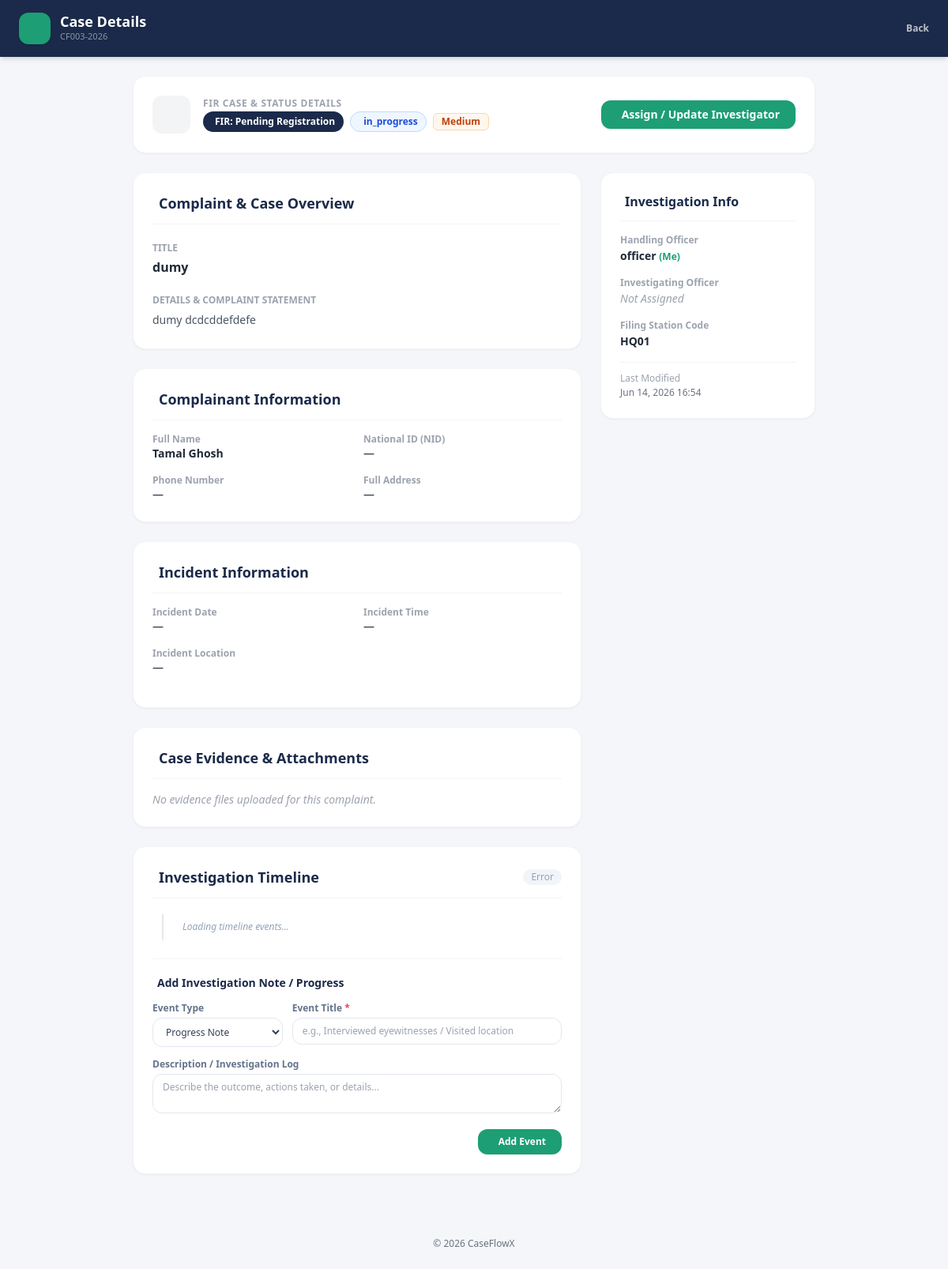
/case-details.php?id=3 (signed in), run on an earlier commit of the app's database.
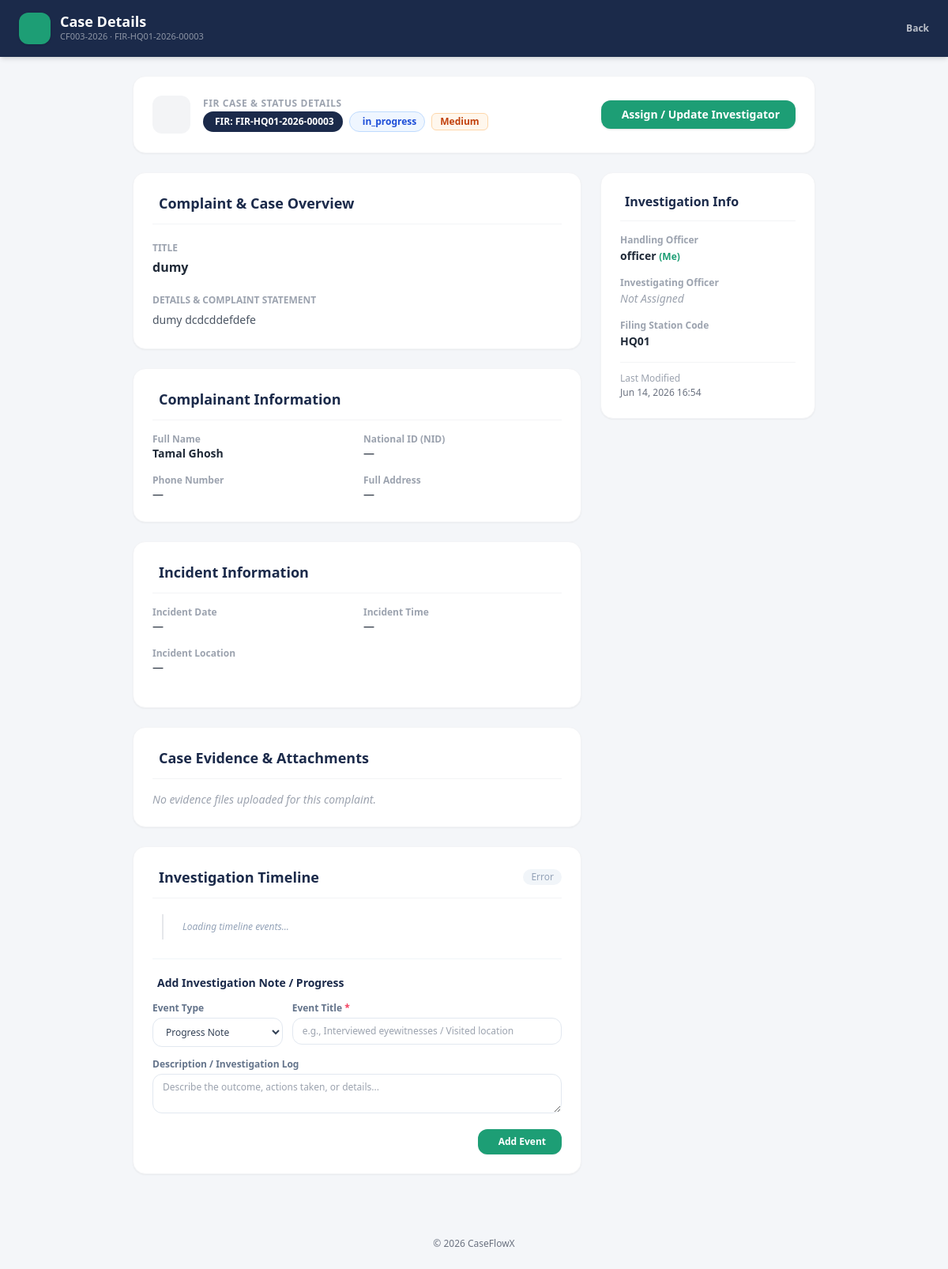
And on a later commit of the database.
### tables this page shows
CREATE TABLE cases (
            id              INTEGER PRIMARY KEY AUTOINCREMENT,
            citizen_id      INTEGER NOT NULL,
            case_number     TEXT    NOT NULL UNIQUE,
            title           TEXT    NOT NULL,
            description     TEXT    NOT NULL,
            status          TEXT    NOT NULL DEFAULT 'open' CHECK(status IN ('open','in_progress','resolved','closed')),
            priority        TEXT    NOT NULL DEFAULT 'low' CHECK(priority IN ('low','medium','high')),
            created_at      TEXT    NOT NULL DEFAULT (datetime('now')), fir_number TEXT, complainant_name TEXT, complainant_nid TEXT, complainant_phone TEXT, complainant_address TEXT, incident_date TEXT, incident_time TEXT, incident_location TEXT, incident_description TEXT, sections_applied TEXT, witness_details TEXT, officer_id INTEGER, station_code TEXT, investigating_officer TEXT, modified_by INTEGER, modified_at TEXT, investigator_id INTEGER,
            FOREIGN KEY (citizen_id) REFERENCES citizens(id) ON DELETE CASCADE
        );

### case-details.php (the view, shortened to what the changed rows need)
<?php
$db = get_db();
$caseId = isset($_GET['id']) ? (int)$_GET['id'] : 0;
try {
    $stmt = $db->prepare("
        SELECT c.*,
               COALESCE(o.full_name, u_off.full_name) as officer_name,
               COALESCE(ct.full_name, u_cit.full_name) as citizen_name,
               COALESCE(ct.phone, u_cit.phone) as citizen_phone,
               COALESCE(ct.email, u_cit.email) as citizen_email
        FROM cases c
        LEFT JOIN officers o ON c.officer_id = o.id
        LEFT JOIN citizens ct ON c.citizen_id = ct.id
        LEFT JOIN users u_cit ON c.citizen_id = u_cit.id
        LEFT JOIN users u_off ON c.officer_id = u_off.id
        WHERE c.id = ?
    ");
    $stmt->execute([$caseId]);
    $case = $stmt->fetch();
} catch (PDOException $e) {
    die("Database error: " . $e->getMessage());
}
?>
<!DOCTYPE html>
<html lang="en">
<head>
<link rel="stylesheet" href="https://cdn.jsdelivr.net/npm/@tabler/icons-webfont@3.19.0/dist/tabler-icons.min.css">
<script src="https://cdn.tailwindcss.com"></script>
</head>
<body class="bg-[#F4F6F9] min-h-screen flex flex-col justify-between">
  <div class="flex-grow">
<header class="bg-navy text-white shadow-md">
  <div class="max-w-7xl mx-auto px-6 py-4 flex flex-wrap items-center justify-between gap-4">
    <div class="flex items-center gap-3">
      <div>
        <h1 class="text-lg font-bold leading-none">Case Details</h1>
        <p class="text-[11px] text-white/50 mt-0.5"><?= htmlspecialchars($case['case_number']) ?> <?php if(!empty($case['fir_number'])) echo "· " . htmlspecialchars($case['fir_number']); ?></p>
      </div>
    </div>
  </div>
</header>
<main class="max-w-4xl mx-auto px-4 py-6">
  <div class="bg-white rounded-2xl shadow-sm border border-gray-100 p-6 mb-6 flex flex-wrap items-center justify-between gap-4">
    <div class="flex items-center gap-4">
      <div>
        <div class="flex flex-wrap items-center gap-2 mt-0.5">
          <span class="inline-flex items-center gap-1 px-2.5 py-1 rounded-full text-xs font-bold border bg-navy text-white border-navy/20">
            <i class="ti ti-file-text"></i> FIR: <?= htmlspecialchars($case['fir_number'] ?: 'Pending Registration') ?>
          </span>
          <?= statusBadge($case['status']) ?>
          <?= priorityBadge($case['priority']) ?>
        </div>
      </div>
    </div>
  </div>
  <div class="grid grid-cols-1 md:grid-cols-3 gap-6">
    <div class="md:col-span-2 space-y-6">
      <div class="bg-white rounded-2xl shadow-sm border border-gray-100 p-6">
        <h2 class="text-navy font-bold text-lg border-b border-gray-100 pb-3 mb-4 flex items-center gap-2">
          <i class="ti ti-file-description text-accent"></i> Complaint & Case Overview
        </h2>
        <div class="space-y-4">
          <div>
            <span class="text-xs font-semibold text-gray-400 uppercase">Title</span>
            <p class="text-gray-800 font-semibold text-base mt-0.5"><?= htmlspecialchars($case['title']) ?></p>
          </div>
          <div>
            <span class="text-xs font-semibold text-gray-400 uppercase">Details & Complaint Statement</span>
            <p class="text-gray-600 text-sm mt-1 whitespace-pre-line leading-relaxed"><?= htmlspecialchars($case['description']) ?></p>
          </div>
        </div>
      </div>
      <div class="bg-white rounded-2xl shadow-sm border border-gray-100 p-6">
        <h2 class="text-navy font-bold text-lg border-b border-gray-100 pb-3 mb-4 flex items-center gap-2">
          <i class="ti ti-user-circle text-accent"></i> Complainant Information
        </h2>
        <div class="grid grid-cols-1 sm:grid-cols-2 gap-4 text-sm">
          <div>
            <span class="text-xs text-gray-400 font-semibold block">National ID (NID)</span>
            <span class="text-gray-800 font-medium"><?= htmlspecialchars($case['complainant_nid'] ?? '—') ?></span>
          </div>
          <div>
            <span class="text-xs text-gray-400 font-semibold block">Phone Number</span>
            <span class="text-gray-800 font-medium"><?= htmlspecialchars($case['complainant_phone'] ?? '—') ?></span>
          </div>
          <div>
            <span class="text-xs text-gray-400 font-semibold block">Full Address</span>
            <span class="text-gray-800"><?= htmlspecialchars($case['complainant_address'] ?? '—') ?></span>
          </div>
        </div>
      </div>
      <div class="bg-white rounded-2xl shadow-sm border border-gray-100 p-6">
        <h2 class="text-navy font-bold text-lg border-b border-gray-100 pb-3 mb-4 flex items-center gap-2">
          <i class="ti ti-map-pin text-accent"></i> Incident Information
        </h2>
        <div class="grid grid-cols-1 sm:grid-cols-2 gap-4 text-sm mb-4">
          <div>
            <span class="text-xs text-gray-400 font-semibold block">Incident Time</span>
            <span class="text-gray-800 font-medium"><?= htmlspecialchars($case['incident_time'] ?? '—') ?></span>
          </div>
          <div class="sm:col-span-2">
            <span class="text-xs text-gray-400 font-semibold block">Incident Location</span>
            <span class="text-gray-800 font-medium"><?= htmlspecialchars($case['incident_location'] ?? '—') ?></span>
          </div>
        </div>
      </div>
      <div class="bg-white rounded-2xl shadow-sm border border-gray-100 p-6">
        <h2 class="text-navy font-bold text-lg border-b border-gray-100 pb-3 mb-4 flex items-center gap-2">
          <i class="ti ti-paperclip text-accent"></i> Case Evidence & Attachments
        </h2>
      </div>
      <div class="bg-white rounded-2xl shadow-sm border border-gray-100 p-6">
        <h2 class="text-navy font-bold text-lg border-b border-gray-100 pb-3 mb-5 flex items-center justify-between gap-2">
          <span class="flex items-center gap-2">
            <i class="ti ti-history text-accent"></i> Investigation Timeline
          </span>
          <span class="text-xs font-normal text-slate-400 bg-slate-100 px-2.5 py-0.5 rounded-full" id="timeline-count">Loading timeline...</span>
        </h2>
      </div>
    </div>
    <div class="space-y-6">
      <div class="bg-white rounded-2xl shadow-sm border border-gray-100 p-6">
        <div class="space-y-4 text-sm">
          <div>
            <span class="text-xs text-gray-400 font-semibold block">Filing Station Code</span>
            <span class="font-semibold text-gray-800 mt-0.5 block"><?= htmlspecialchars($case['station_code'] ?? 'HQ01') ?></span>
          </div>
          <?php if (!empty($case['modified_at'])): ?>
            <div class="border-t border-gray-100 pt-3">
              <span class="text-xs text-gray-400 block">Last Modified</span>
              <span class="text-gray-500 font-medium text-xs block mt-0.5"><?= date('M d, Y H:i', strtotime($case['modified_at'])) ?></span>
            </div>
          <?php endif; ?>
        </div>
      </div>
    </div>
  </div>
</main>
<?php
function statusBadge(string $status): string {
    $map = [
        'Submitted'     => ['bg-blue-50 text-blue-700 border-blue-200', 'ti-send', 'Submitted'],
        'open'          => ['bg-blue-50 text-blue-700 border-blue-200', 'ti-send', 'Submitted'],
        'Under Review'  => ['bg-orange-50 text-orange-700 border-orange-200', 'ti-eye', 'Under Review'],
        'Registered'    => ['bg-green-50 text-green-700 border-green-200', 'ti-circle-check', 'Registered'],
        'Rejected'      => ['bg-red-50 text-red-700 border-red-200', 'ti-x', 'Rejected'],
    ];
    [$cls, $ico, $lbl] = $map[$status] ?? [$map['Submitted'][0], $map['Submitted'][1], $status];
    return "<span class=\"inline-flex items-center gap-1.5 px-2.5 py-1 rounded-full text-xs font-semibold border {$cls}\"><i class=\"ti {$ico}\"></i> {$lbl}</span>";
}
function priorityBadge(string $priority): string {
    $map = [
        'low'    => ['bg-gray-100 text-gray-600 border-gray-200', 'Low'],
        'medium' => ['bg-orange-50 text-orange-700 border-orange-200', 'Medium'],
        'high'   => ['bg-red-50 text-red-700 border-red-200', 'High'],
    ];
    [$cls, $lbl] = $map[$priority] ?? [$map['low'][0], ucfirst($priority)];
    return "<span class=\"inline-flex items-center px-2.5 py-0.5 rounded-md text-xs font-semibold border {$cls}\">{$lbl}</span>";
}
?>
  </div>
</body>
</html>

What changed in the data, as far as the page shows it:
changed cases "dumy": fir_number (not shown) → "FIR-HQ01-2026-00003"; fir_number "Pending Registration" → "FIR-HQ01-2026-00003"
